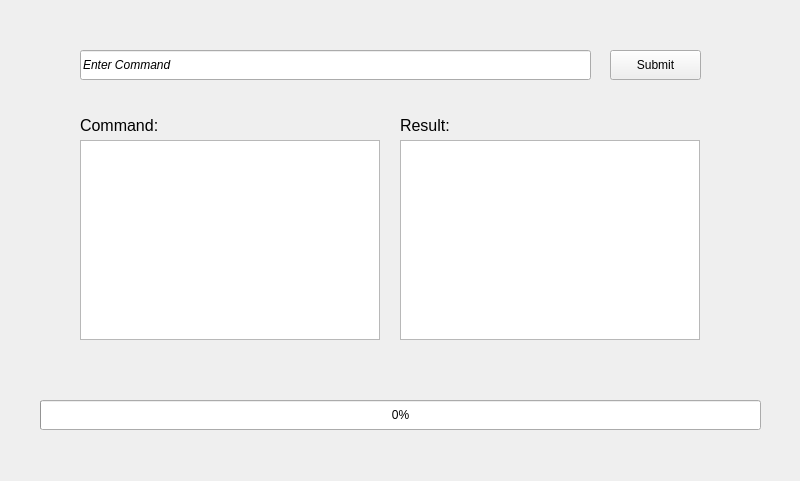
<?xml version="1.0" encoding="UTF-8"?>
<ui version="4.0">
 <class>cosys</class>
 <widget class="QMainWindow" name="cosys">
  <property name="geometry">
   <rect>
    <x>0</x>
    <y>0</y>
    <width>800</width>
    <height>481</height>
   </rect>
  </property>
  <property name="windowTitle">
   <string>cosys</string>
  </property>
  <widget class="QWidget" name="centralwidget">
   <widget class="QLabel" name="labelCmd">
    <property name="geometry">
     <rect>
      <x>80</x>
      <y>110</y>
      <width>91</width>
      <height>30</height>
     </rect>
    </property>
    <property name="font">
     <font>
      <pointsize>12</pointsize>
     </font>
    </property>
    <property name="text">
     <string>Command:</string>
    </property>
   </widget>
   <widget class="QLabel" name="labelRes">
    <property name="geometry">
     <rect>
      <x>400</x>
      <y>110</y>
      <width>61</width>
      <height>30</height>
     </rect>
    </property>
    <property name="font">
     <font>
      <pointsize>12</pointsize>
     </font>
    </property>
    <property name="text">
     <string>Result:</string>
    </property>
   </widget>
   <widget class="QTextBrowser" name="boxCmd">
    <property name="geometry">
     <rect>
      <x>80</x>
      <y>140</y>
      <width>300</width>
      <height>200</height>
     </rect>
    </property>
   </widget>
   <widget class="QTextBrowser" name="boxRes">
    <property name="geometry">
     <rect>
      <x>400</x>
      <y>140</y>
      <width>300</width>
      <height>200</height>
     </rect>
    </property>
   </widget>
   <widget class="QProgressBar" name="barPrg">
    <property name="enabled">
     <bool>true</bool>
    </property>
    <property name="geometry">
     <rect>
      <x>40</x>
      <y>400</y>
      <width>721</width>
      <height>30</height>
     </rect>
    </property>
    <property name="sizePolicy">
     <sizepolicy hsizetype="Expanding" vsizetype="Fixed">
      <horstretch>0</horstretch>
      <verstretch>0</verstretch>
     </sizepolicy>
    </property>
    <property name="value">
     <number>0</number>
    </property>
   </widget>
   <widget class="QPushButton" name="BtnExe">
    <property name="geometry">
     <rect>
      <x>610</x>
      <y>50</y>
      <width>91</width>
      <height>30</height>
     </rect>
    </property>
    <property name="text">
     <string>Submit</string>
    </property>
   </widget>
   <widget class="QLineEdit" name="lineCmd">
    <property name="geometry">
     <rect>
      <x>80</x>
      <y>50</y>
      <width>511</width>
      <height>30</height>
     </rect>
    </property>
    <property name="font">
     <font>
      <weight>50</weight>
      <italic>true</italic>
      <bold>false</bold>
     </font>
    </property>
    <property name="text">
     <string>Enter Command</string>
    </property>
   </widget>
   <zorder>labelRes</zorder>
   <zorder>boxCmd</zorder>
   <zorder>boxRes</zorder>
   <zorder>barPrg</zorder>
   <zorder>BtnExe</zorder>
   <zorder>lineCmd</zorder>
   <zorder>splitter_5</zorder>
   <zorder>labelCmd</zorder>
  </widget>
 </widget>
 <resources/>
 <connections/>
</ui>
